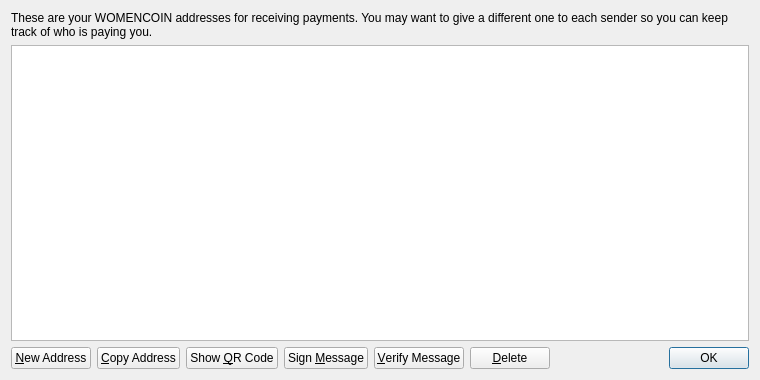
<?xml version="1.0" encoding="UTF-8"?>
<ui version="4.0">
 <class>AddressBookPage</class>
 <widget class="QWidget" name="AddressBookPage">
  <property name="geometry">
   <rect>
    <x>0</x>
    <y>0</y>
    <width>760</width>
    <height>380</height>
   </rect>
  </property>
  <property name="windowTitle">
   <string>Address Book</string>
  </property>
  <layout class="QVBoxLayout" name="verticalLayout">
   <item>
    <widget class="QLabel" name="labelExplanation">
     <property name="text">
      <string>These are your WOMENCOIN addresses for receiving payments. You may want to give a different one to each sender so you can keep track of who is paying you.</string>
     </property>
     <property name="textFormat">
      <enum>Qt::PlainText</enum>
     </property>
     <property name="wordWrap">
      <bool>true</bool>
     </property>
    </widget>
   </item>
   <item>
    <widget class="QTableView" name="tableView">
     <property name="contextMenuPolicy">
      <enum>Qt::CustomContextMenu</enum>
     </property>
     <property name="toolTip">
      <string>Double-click to edit address or label</string>
     </property>
     <property name="tabKeyNavigation">
      <bool>false</bool>
     </property>
     <property name="alternatingRowColors">
      <bool>true</bool>
     </property>
     <property name="selectionMode">
      <enum>QAbstractItemView::SingleSelection</enum>
     </property>
     <property name="selectionBehavior">
      <enum>QAbstractItemView::SelectRows</enum>
     </property>
     <property name="sortingEnabled">
      <bool>true</bool>
     </property>
     <attribute name="verticalHeaderVisible">
      <bool>false</bool>
     </attribute>
    </widget>
   </item>
   <item>
    <layout class="QHBoxLayout" name="horizontalLayout">
     <item>
      <widget class="QPushButton" name="newAddressButton">
       <property name="toolTip">
        <string>Create a new address</string>
       </property>
       <property name="text">
        <string>&amp;New Address</string>
       </property>
       <property name="icon">
        <iconset resource="../bitcoin.qrc">
         <normaloff>:/icons/add</normaloff>:/icons/add</iconset>
       </property>
      </widget>
     </item>
     <item>
      <widget class="QPushButton" name="copyToClipboard">
       <property name="toolTip">
        <string>Copy the currently selected address to the system clipboard</string>
       </property>
       <property name="text">
        <string>&amp;Copy Address</string>
       </property>
       <property name="icon">
        <iconset resource="../bitcoin.qrc">
         <normaloff>:/icons/editcopy</normaloff>:/icons/editcopy</iconset>
       </property>
      </widget>
     </item>
     <item>
      <widget class="QPushButton" name="showQRCode">
       <property name="text">
        <string>Show &amp;QR Code</string>
       </property>
       <property name="icon">
        <iconset resource="../bitcoin.qrc">
         <normaloff>:/icons/qrcode</normaloff>:/icons/qrcode</iconset>
       </property>
      </widget>
     </item>
     <item>
      <widget class="QPushButton" name="signMessage">
       <property name="toolTip">
        <string>Sign a message to prove you own a WOMENCOIN address</string>
       </property>
       <property name="text">
        <string>Sign &amp;Message</string>
       </property>
       <property name="icon">
        <iconset resource="../bitcoin.qrc">
         <normaloff>:/icons/edit</normaloff>:/icons/edit</iconset>
       </property>
      </widget>
     </item>
     <item>
      <widget class="QPushButton" name="verifyMessage">
       <property name="toolTip">
        <string>Verify a message to ensure it was signed with a specified WOMENCOIN address</string>
       </property>
       <property name="text">
        <string>&amp;Verify Message</string>
       </property>
       <property name="icon">
        <iconset resource="../bitcoin.qrc">
         <normaloff>:/icons/transaction_0</normaloff>:/icons/transaction_0</iconset>
       </property>
      </widget>
     </item>
     <item>
      <widget class="QPushButton" name="deleteButton">
       <property name="toolTip">
        <string>Delete the currently selected address from the list</string>
       </property>
       <property name="text">
        <string>&amp;Delete</string>
       </property>
       <property name="icon">
        <iconset resource="../bitcoin.qrc">
         <normaloff>:/icons/remove</normaloff>:/icons/remove</iconset>
       </property>
      </widget>
     </item>
     <item>
      <spacer name="horizontalSpacer">
       <property name="orientation">
        <enum>Qt::Horizontal</enum>
       </property>
       <property name="sizeHint" stdset="0">
        <size>
         <width>40</width>
         <height>20</height>
        </size>
       </property>
      </spacer>
     </item>
     <item>
      <widget class="QDialogButtonBox" name="buttonBox">
       <property name="sizePolicy">
        <sizepolicy hsizetype="Maximum" vsizetype="Fixed">
         <horstretch>0</horstretch>
         <verstretch>0</verstretch>
        </sizepolicy>
       </property>
       <property name="standardButtons">
        <set>QDialogButtonBox::Ok</set>
       </property>
      </widget>
     </item>
    </layout>
   </item>
  </layout>
 </widget>
 <resources>
  <include location="../bitcoin.qrc"/>
 </resources>
 <connections/>
</ui>
